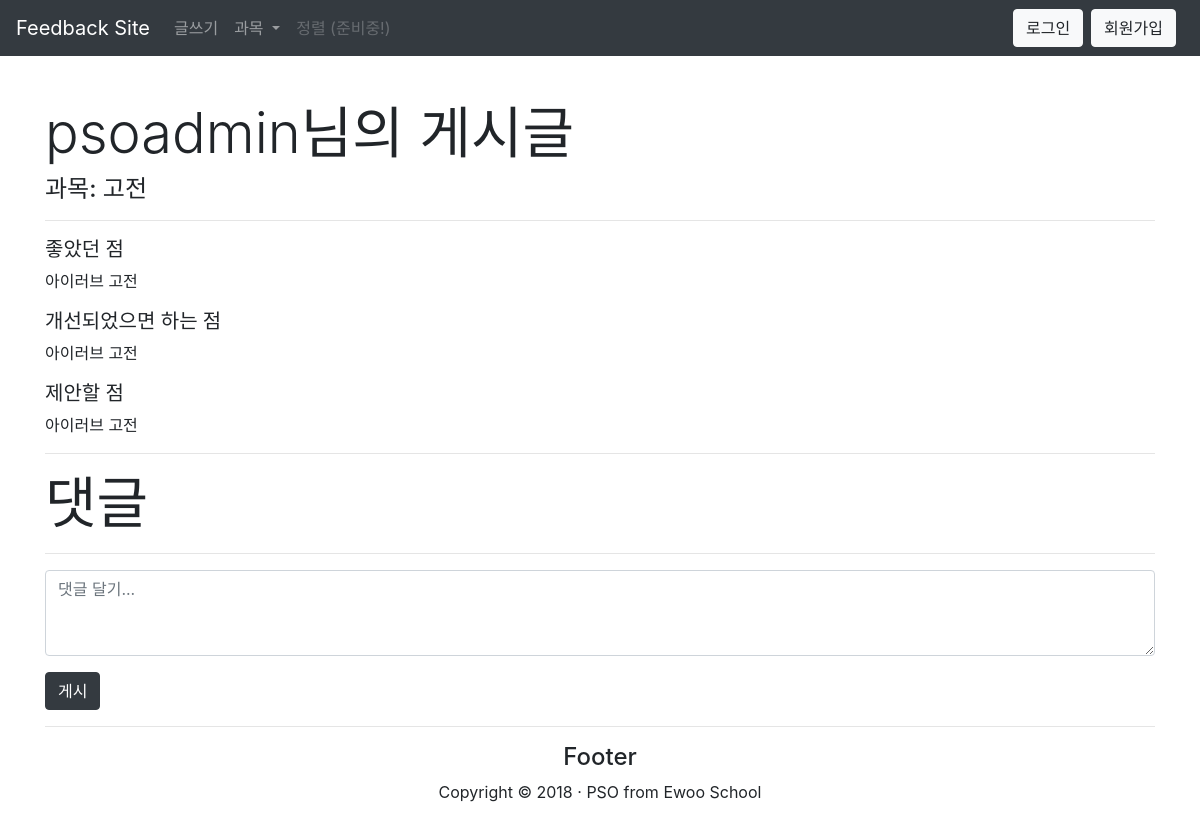
Before: /detail/2/ with the older database file.
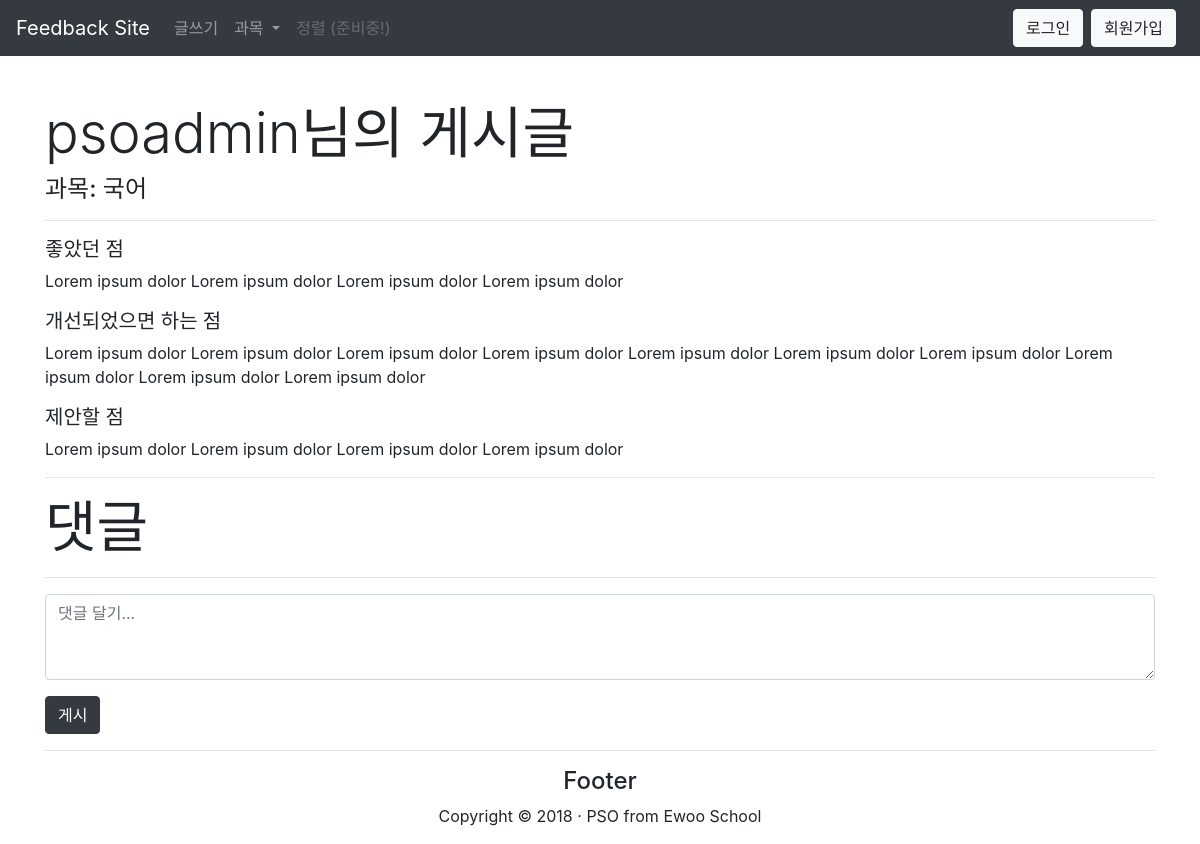
After: the same page with the newer database file.
### feedback/models.py (models this page shows, shortened)
class Post(models.Model):
    subject = models.ForeignKey('feedback.Subject', default=1, on_delete=models.CASCADE)
    user = models.ForeignKey(User, on_delete=models.CASCADE)
    goodPoint = models.TextField(verbose_name='좋았던 점', default=' ')
    improvingPoint = models.TextField(verbose_name='개선되었으면 하는 점', default=' ')
    anotherPoint = models.TextField(verbose_name='하고싶은 말', default=' ')
    created_date = models.DateTimeField(auto_now=True)
    numOfLike = models.IntegerField(default=0)
    def __str__(self):
        return str(self.user)

class Subject(models.Model):
    subject = models.CharField(max_length=20, verbose_name='과목')
    created_date = models.DateTimeField(auto_now=True)
    def __str__(self):
        return str(self.subject)

### feedback/views.py (the view)
# urls.py: url(r'^detail/(?P<post_id>\d+)/$', views.detail, name='detail'),
def detail(request, post_id):
    if request.method == "POST":
        form = CommentForm(request.POST)
        if form.is_valid():
            comment = form.save(commit=False)
            comment.post = Post.objects.get(id = post_id)
            comment.user = request.user
            comment.created_date = timezone.now()
            comment.save()
            return redirect('/detail/{}'.format(post_id))
    else:
        form = CommentForm()
    subjects = Subject.objects.filter(created_date__lte=timezone.now()).order_by('created_date')
    posts = Post.objects.filter(id = post_id)
    comments = Comment.objects.filter(post = post_id).order_by('created_date').reverse()
    return render(request, 'detail.html', {'posts':posts, 'subjects':subjects, 'comments':comments, 'form':form})

### feedback/forms.py
class CommentForm(forms.ModelForm):
    class Meta:
        model = Comment
        fields = ('commentDesc',)

### feedback/templates/detail.html (shortened to what this page needs)
{% extends 'base.html' %}
{% block content %}
    {% for post in posts %}
        <h1 class="display-4">{{ post }}님의 게시글</h1>
        <div class="content">
            <h4 class="category">과목: {{ post.subject }}</h4>
            <hr>
            <h5>좋았던 점</h5>
            <p class="description">{{ post.goodPoint|linebreaksbr }}</p>
            <h5>개선되었으면 하는 점</h5>
            <p class="description">{{ post.improvingPoint|linebreaksbr }}</p>
            <h5>제안할 점</h5>
            <p class="description">{{ post.anotherPoint|linebreaksbr }}</p>
            <hr>
        </div>
        <h1 class="display-4">댓글</h1>
        <hr>
            <form method="POST">
                <div class="form-group">
                    <textarea name="commentDesc" class="form-control" required id="id_commentDesc" rows="3" placeholder="댓글 달기..."></textarea>
                </div>
                {% if user.is_authenticated %}
                    <button type="submit" class="btn btn-dark">게시</button>
                </form>
                {% else %}
                </form>
                <button class="btn btn-dark" data-toggle="modal" data-target="#loginModal">게시</button>
                {% endif %}
    {% endfor %}
{% endblock %}

Changed rows visible on the page:
changed Post "psoadmin": subject "고전" → "국어"; goodPoint "아이러브 고전" → "Lorem ipsum dolor Lorem ipsum dolor Lorem ipsum dolor Lorem ipsum dolor"; improvingPoint "아이러브 고전" → "Lorem ipsum dolor Lorem ipsum dolor Lorem ipsum dolor Lorem ipsum dolor Lorem ipsum dolor Lorem ipsum dolor Lorem ipsum dolor Lorem ipsum dolor Lorem ipsum dolor Lorem ipsum dolor"; anotherPoint "아이러브 고전" → "Lorem ipsum dolor Lorem ipsum dolor Lorem ipsum dolor Lorem ipsum dolor"
